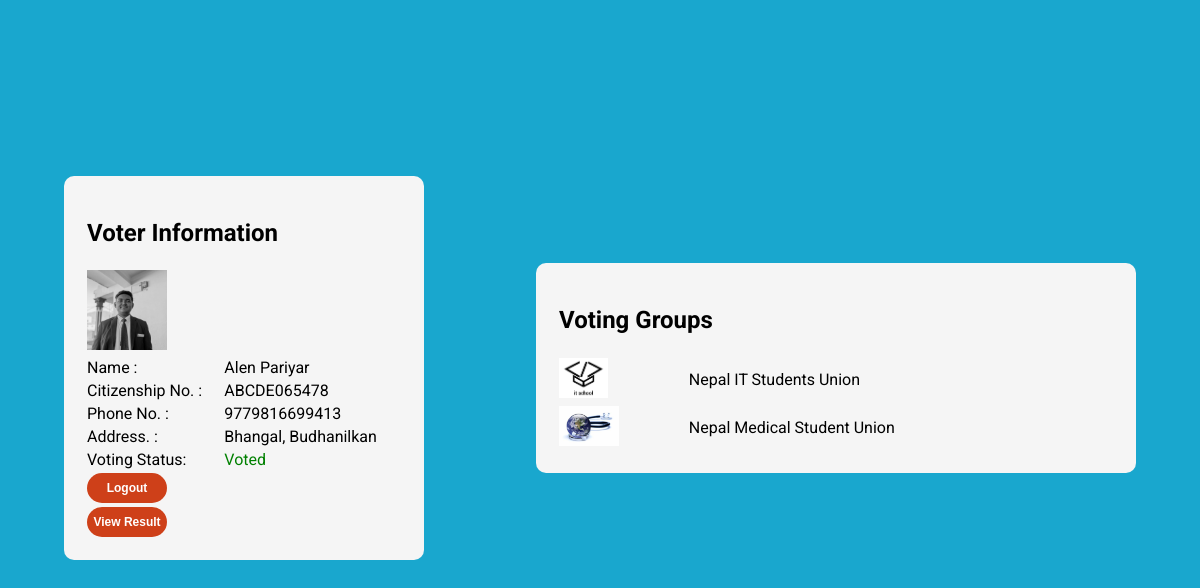
The page /client/dashboard.php (signed in) on the database its author committed.
### tables this page shows
CREATE TABLE `groups` (
  `sn` int(11) NOT NULL,
  `name` varchar(255) NOT NULL,
  `votes` bigint(20) NOT NULL DEFAULT 0,
  `photo` varchar(255) NOT NULL,
  `password` varchar(255) NOT NULL
);

### client/dashboard.php (the view, shortened to what this page needs)
<?php
  include("../api/connect.php");
  if(!isset($_SESSION['userData']))
  {
    echo "<script>window.location = '../client/login.html';</script>";
  }else{
    $ud = $_SESSION["userData"]["id"];
    $udata = $_SESSION['userData'];
    $voteCheck = mysqli_query($connect,"SELECT `vote` FROM `user` WHERE id='$ud'");
    if(mysqli_fetch_row($voteCheck)[0]==0)
    {
      $status ="<td style='color:red'>Not Voted</td>";
      $ifVoted = 0;
    }else{
      $status ="<td style='color:green'>Voted</td>";
    }
  }
?>
<!DOCTYPE html>
<html lang="en">
  <head>
    <link rel="stylesheet" href="../css/register.css" />
  </head>
  <body>
    <div class="main-container user-card">
      <table>
        <tr>
          <td colspan="2"><h2>Voter Information</h2></td>
        </tr>
        <tr>
            <td colspan="2">
                <img src="<?php echo "../uploads/users/".$udata['photo'] ?>" width="80" height="80" alt="" title="" class="img-small">
            </td>
        </tr>
        <tr>
          <td>Name :</td>
          <td><?php echo $udata['fname']." ".$udata['lname'];?></td>
        </tr>
        <tr>
          <td>Citizenship No. :</td>
          <td><?php echo $udata['citizen'];?></td>
        </tr>
        <tr>
          <td>Phone No. :</td>
          <td><?php echo $udata['phone'];?></td>
        </tr>
        <tr>
          <td>Address. :</td>
          <td><?php echo $udata['address'];?></td>
        </tr>
        <tr>
          <td>Voting Status:</td>
          <?php echo $status ?>
        </tr>
        <tr>
            <td><button class="btn-logout"><a style="text-decoration:none;color:white;" href="login.html">Logout</a></button></td>
        </tr>
        <tr>
            <td><button class="btn-logout"><a style="text-decoration:none;color:white;" href="result.php">View Result</a></button></td>
        </tr>
      </table>
    </div>
    <div class="main-container group-list">
      <table>
        <tr>
          <td colspan="3"><h2>Voting Groups</h2></td>
        </tr>
        <?php
$query = "SELECT * FROM `groups`";
$result = mysqli_query($connect, $query);
if ($result && mysqli_num_rows($result) > 0) {
    while ($row = mysqli_fetch_assoc($result))
{
echo '
  <tr>
    <td>
      <img src="../uploads/groups/' . $row['photo'] . '" height="40px" alt="">
    </td>';
 echo '   <td>'.$row['name'].'</td>';
  echo '</tr>';
}
}
        ?>
      </table>
    </div>
  </body>
</html>

### css/register.css (style rules this page uses)
.main-container { display: flex; justify-content: center; align-items: center; height: 90vh; }
body { background-color: #19A7CE; font-family: 'Roboto', sans-serif; display: flex; justify-content: space-around; }
.group-list { width: 50vw; }
table { width: 100%; background-color: whitesmoke; padding: 20px; border-radius: 10px; }
.user-card { width: 30vw; }
.btn-logout { height: 30px; width: 80px; font-weight: bold; font-size: 12px; border-radius: 20px; border: none; background-color: #ce4019; color: white; cursor: pointer; }

### rows shown on the page
groups: photo (picture), name "Nepal IT Students Union"
groups: photo (picture), name "Nepal Medical Student Union"

### other values the page prints
$udata['fname'] "Alen"
$udata['lname'] "Pariyar"
$udata['citizen'] "ABCDE065478"
$udata['phone'] "9779816699413"
$udata['address'] "Bhangal, Budhanilkan"
